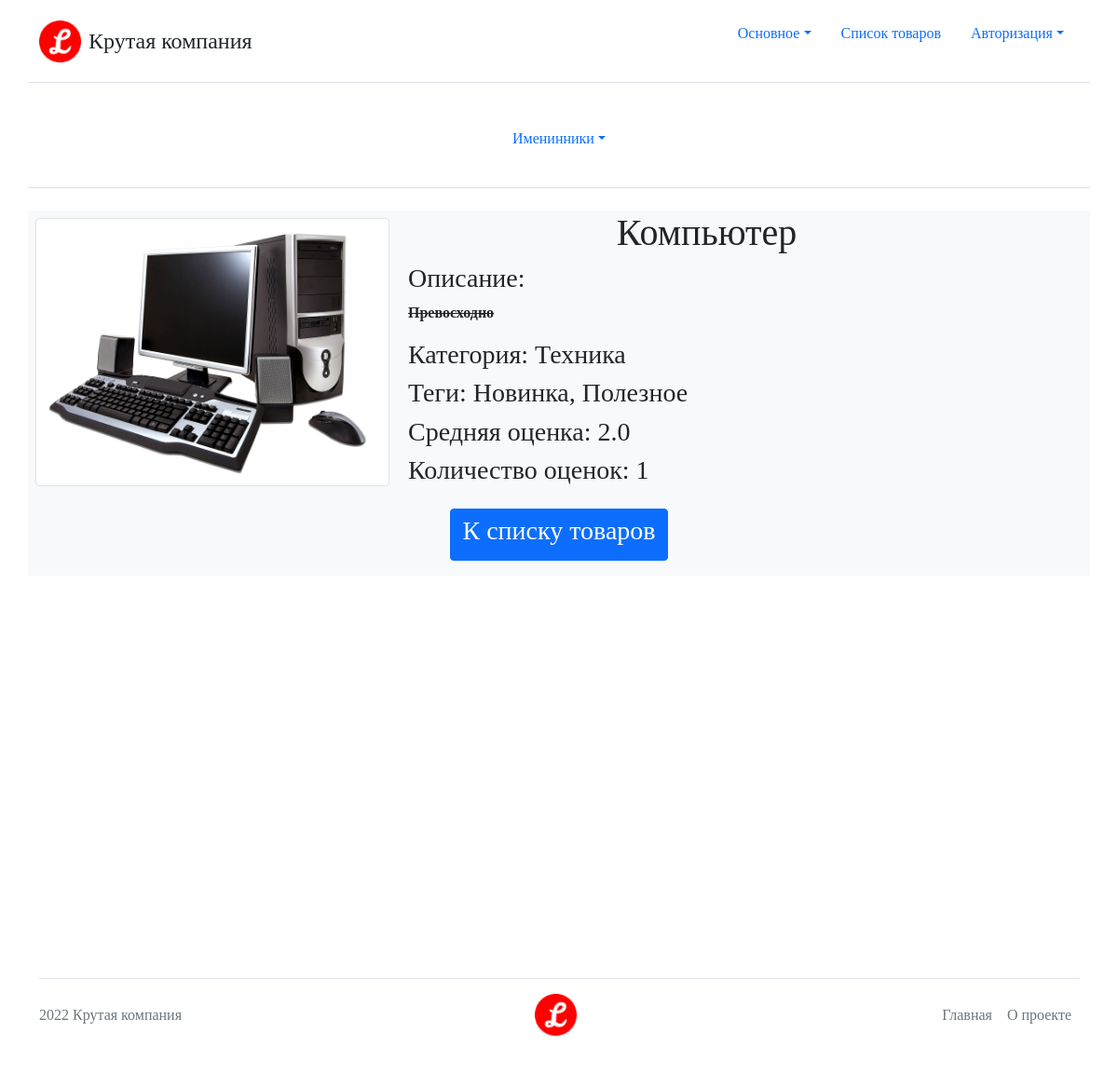
/catalog/4/, run on the app's committed database.
### catalog/models.py (models this page shows, shortened)
class Item(ProjectBaseModel):
    is_on_main = models.BooleanField(verbose_name='На главной', default=False)
    text = RichTextField(
        verbose_name='описание',
        validators=[AmazingTextValidator('превосходно', 'роскошно')],
        help_text='Должно создержать слова превосходно или роскошно'
        )
    category = models.ForeignKey(
        'Category', verbose_name='категория', on_delete=models.CASCADE
        )
    tags = models.ManyToManyField('Tag', verbose_name='тег')
    preview = models.ImageField(
        verbose_name='превью', upload_to='uploads/preview/%Y/%m', null=True,
        blank=True
        )
    objects = ItemManager()
    class Meta:
        verbose_name = 'товар'
        verbose_name_plural = 'товары'
        default_related_name = 'items'
    def image_tmb(self):
        return get_image_thumbnail(self.preview)
    image_tmb.short_description = 'превью'
    image_tmb.allow_tags = True

class Category(ProjectBaseModel):
    slug = ProjectBaseFields.slug
    weight = models.PositiveSmallIntegerField(verbose_name='вес', default=100)
    class Meta:
        verbose_name = 'категория'
        verbose_name_plural = 'категории'

class Tag(ProjectBaseModel):
    slug = ProjectBaseFields.slug
    class Meta:
        verbose_name = 'тег'
        verbose_name_plural = 'теги'

### catalog/views.py (the view)
class ItemDetail(DetailView):
    template_name = 'catalog/item_detail.html'
    queryset = Item.objects.published()
    pk_url_kwarg = 'item_id'
    context_object_name = 'item'
    extra_context = {
        'title_name': 'Детали товара'
    }
    def get_context_data(self, **kwargs):
        context = super().get_context_data(**kwargs)
        item_rating = ItemRating.objects.get_rating_of_item(self.object)
        user_rating = ItemRating.objects.get_rating_of_user(
            self.object, self.request.user
            )
        return {**context, **item_rating, 'user_rating': user_rating}

### Core/models.py (called while the page is built)
    def __str__(self):
        return self.name

### Core/templatetags/MenuManager.py (called while the page is built)
@register.inclusion_tag('header.html')
def get_main_menu(request):
    menu = []
    for elem in Menus.main_menu:
        user_group = UserGroup.get_user_group(request.user)
        if user_group in elem.can_see or 'all' in elem.can_see:
            elem.is_active = elem.url_name == request.resolver_match.view_name
            if elem.sub_elems:
                for sub_elem in elem.sub_elems:
                    active = (
                        sub_elem.url_name == request.resolver_match.view_name
                        )
                    if active:
                        elem.is_active = True
                        break
            menu.append(elem)
    return {'menu': menu}

    @classmethod
    def get_user_group(cls, user):
        if user.is_authenticated:
            return cls.Auth
        return cls.NotAuth

### Users/context_processors.py (called while the page is built)
def extras(request):
    now = datetime.date.today()
    users = User.objects.filter(
        birthday_date__month=now.month,
        birthday_date__day=now.day,
    )
    return {'users_with_birthday': users}

### rating/models.py (called while the page is built)
    def get_rating_of_item(self, item):
        return (
            self.get_queryset()
            .filter(item=item)
            .aggregate(
                item_rating_avg=models.Avg('rating'),
                item_rating_num=models.Count('user')
                )
            )

    def get_rating_of_user(self, item, user):
        if user.is_authenticated:
            return self.get_queryset().filter(item=item, user=user).first()

### templates/catalog/item_detail.html (shortened to what this page needs)
{% extends 'base.html' %}
{% load static %}
{% block content %}
<div class="row bg-light">
    {% if item.preview %}
    <img class="col-4 img-thumbnail m-2" src="{{ item.preview.url }}" alt="картинка">
    {% else %}
    <img class="col-4 img-thumbnail m-2" src="{% static 'core/img/default_image.jpg' %}" alt="картинка">
    {% endif %}
    <div class="col-7">
        <h1 class="text-center title-text">{{ item.name }}</h1>
        <h3>Описание:</h3>{{ item.text | safe }}
        <h3>Категория: {{ item.category }}</h3>
        <h3>Теги: {{ item.tags.all | join:", " }}</h3>
        {% if item_rating_num > 0 %}
        <h3>Средняя оценка: {{ item_rating_avg }}</h3>
        <h3>Количество оценок: {{ item_rating_num }}</h3>
        {% else %}
        <h3>Похоже этот товар еще никто не оценил...</h3>
        {% endif %}
    </div>
    <div class="text-center my-3">
        <a class="btn btn-primary" href="{% url 'catalog:item_list' %}"><h3>К списку товаров</h3></a>
    </div>
</div>
{% endblock content %}

### static_dev/core/css/base.css (style rules this page uses)
body * { font-family: "Comic Sans MS", "Comic Sans", cursive !important; }

### data on the page
Item: preview (picture), name "Компьютер", text "Превосходно", category "Техника", tags.all "Новинка, Полезное"

### other printed values
{{ elem.title }} "Основное" "Авторизация"
{{ elem.title }} "Список товаров"
{{ item_rating_avg }} "2.0"
{{ item_rating_num }} "1"
